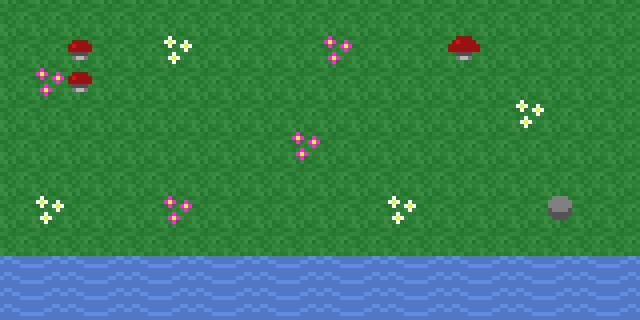

Below is a game level as drawn by its tile map, then a one-line description and the .tmx file that defines it, in full:
An orthogonal 20x10 tile map with 32x32 px tiles, 2 tile layers (ground, scenery).

<map version="1.2" tiledversion="1.3.2" orientation="orthogonal" renderorder="right-down" compressionlevel="-1" width="20" height="10" tilewidth="32" tileheight="32" infinite="0" nextlayerid="3" nextobjectid="1">
 <tileset firstgid="1" source="lofi_environment_32.tsx" />
 <layer id="1" name="ground" width="20" height="10">
  <data encoding="csv">
71,71,71,71,71,71,71,71,71,71,71,71,71,71,71,71,71,71,71,71,
71,71,71,71,71,71,71,71,71,71,71,71,71,71,71,71,71,71,71,71,
71,71,71,71,71,71,71,71,71,71,71,71,71,71,71,71,71,71,71,71,
71,71,71,71,71,71,71,71,71,71,71,71,71,71,71,71,71,71,71,71,
71,71,71,71,71,71,71,71,71,71,71,71,71,71,71,71,71,71,71,71,
71,71,71,71,71,71,71,71,71,71,71,71,71,71,71,71,71,71,71,71,
71,71,71,71,71,71,71,71,71,71,71,71,71,71,71,71,71,71,71,71,
71,71,71,71,71,71,71,71,71,71,71,71,71,71,71,71,71,71,71,71,
115,131,115,131,115,131,115,131,115,131,115,131,115,131,115,131,115,131,115,131,
115,131,115,131,115,131,115,131,115,131,115,131,115,131,115,131,115,131,115,131
</data>
 </layer>
 <layer id="2" name="scenery" width="20" height="10">
  <data encoding="csv">
0,0,0,0,0,0,0,0,0,0,0,0,0,0,0,0,0,0,0,0,
0,0,109,0,0,111,0,0,0,0,112,0,0,0,110,0,0,0,0,0,
0,112,109,0,0,0,0,0,0,0,0,0,0,0,0,0,0,0,0,0,
0,0,0,0,0,0,0,0,0,0,0,0,0,0,0,0,111,0,0,0,
0,0,0,0,0,0,0,0,0,112,0,0,0,0,0,0,0,0,0,0,
0,0,0,0,0,0,0,0,0,0,0,0,0,0,0,0,0,0,0,0,
0,111,0,0,0,112,0,0,0,0,0,0,111,0,0,0,0,106,0,0,
0,0,0,0,0,0,0,0,0,0,0,0,0,0,0,0,0,0,0,0,
0,0,0,0,0,0,0,0,0,0,0,0,0,0,0,0,0,0,0,0,
0,0,0,0,0,0,0,0,0,0,0,0,0,0,0,0,0,0,0,0
</data>
 </layer>
</map>